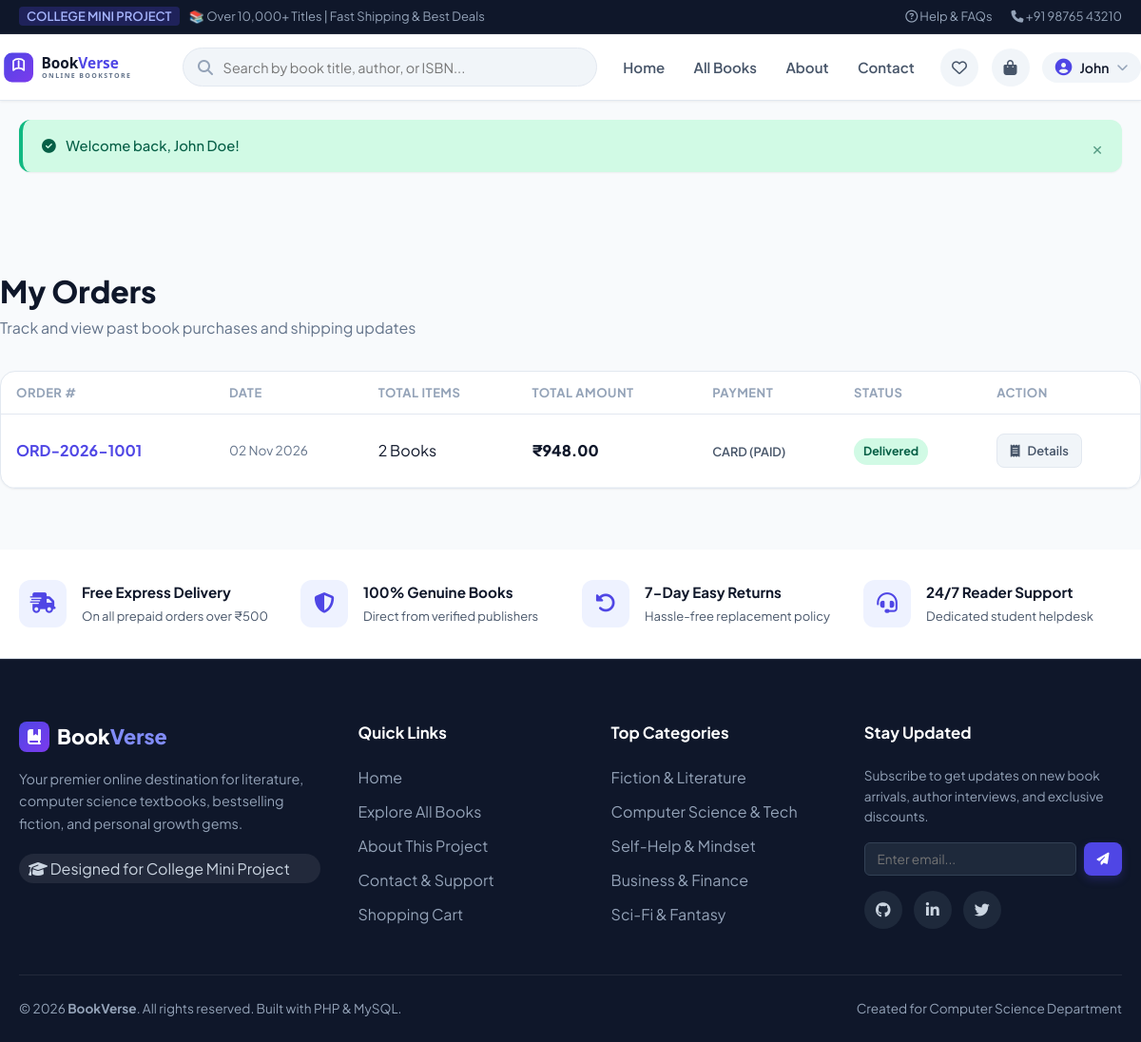
Page /orders.php (signed in) on the committed database.
### tables this page shows
CREATE TABLE `orders` (
  `id` INT AUTO_INCREMENT PRIMARY KEY,
  `user_id` INT NOT NULL,
  `order_number` VARCHAR(50) NOT NULL UNIQUE,
  `full_name` VARCHAR(100) NOT NULL,
  `email` VARCHAR(100) NOT NULL,
  `phone` VARCHAR(20) NOT NULL,
  `address` TEXT NOT NULL,
  `city` VARCHAR(100) NOT NULL,
  `state` VARCHAR(100) NOT NULL,
  `pincode` VARCHAR(20) NOT NULL,
  `payment_method` ENUM('cod', 'card', 'upi') NOT NULL DEFAULT 'cod',
  `payment_status` ENUM('pending', 'paid', 'failed') NOT NULL DEFAULT 'pending',
  `subtotal` DECIMAL(10,2) NOT NULL,
  `shipping_fee` DECIMAL(10,2) NOT NULL DEFAULT 0.00,
  `total_amount` DECIMAL(10,2) NOT NULL,
  `order_status` ENUM('pending', 'processing', 'shipped', 'delivered', 'cancelled') NOT NULL DEFAULT 'pending',
  `notes` TEXT DEFAULT NULL,
  `created_at` TIMESTAMP DEFAULT CURRENT_TIMESTAMP,
  CONSTRAINT `fk_orders_users` FOREIGN KEY (`user_id`) REFERENCES `users` (`id`) ON DELETE CASCADE ON UPDATE CASCADE
);

CREATE TABLE `categories` (
  `id` INT AUTO_INCREMENT PRIMARY KEY,
  `name` VARCHAR(100) NOT NULL,
  `slug` VARCHAR(100) NOT NULL UNIQUE,
  `description` VARCHAR(255) DEFAULT NULL,
  `icon` VARCHAR(50) DEFAULT 'fa-book',
  `created_at` TIMESTAMP DEFAULT CURRENT_TIMESTAMP
);

### config/functions.php (called while the page is built, shortened)
<?php
function isLoggedIn() {
    return isset($_SESSION['user_id']) && !empty($_SESSION['user_id']);
}
function currentUser() {
    return [
        'id'    => $_SESSION['user_id'],
        'name'  => $_SESSION['user_name'] ?? 'User',
        'email' => $_SESSION['user_email'] ?? '',
        'role'  => $_SESSION['user_role'] ?? 'user'
    ];
}
function formatPrice($amount) {
    return '₹' . number_format((float)$amount, 2);
}
function getFlash() {
    if (isset($_SESSION['flash_message'])) {
        $flash = $_SESSION['flash_message'];
        return $flash;
    }
    return null;
}

### orders.php (the view, shortened to what this page needs)
<?php
require_once __DIR__ . '/config/db.php';
require_once __DIR__ . '/config/functions.php';
$userId = $_SESSION['user_id'];
$stmt = $pdo->prepare("SELECT o.*, COUNT(oi.id) as total_items
                      FROM orders o
                      LEFT JOIN order_items oi ON o.id = oi.order_id
                      WHERE o.user_id = ?
                      GROUP BY o.id
                      ORDER BY o.id DESC");
$stmt->execute([$userId]);
$orders = $stmt->fetchAll();
require_once __DIR__ . '/includes/header.php';
?>
<div class="container section">
    <div style="margin-bottom: 2rem;">
        <h1 style="font-size: 2rem; font-weight: 800;">My Orders</h1>
        <p style="color: #64748b;">Track and view past book purchases and shipping updates</p>
    </div>
    <?php if (!empty($orders)): ?>
        <div style="background: #ffffff; border-radius: 16px; border: 1px solid #e2e8f0; overflow: hidden; box-shadow: var(--shadow-sm);">
            <div style="overflow-x: auto;">
                <table class="cart-table">
                    <thead>
                        <tr>
                            <th>Order #</th>
                            <th>Date</th>
                            <th>Total Items</th>
                            <th>Total Amount</th>
                            <th>Payment</th>
                            <th>Status</th>
                            <th>Action</th>
                        </tr>
                    </thead>
                    <tbody>
                        <?php foreach ($orders as $o): ?>
                            <tr>
                                <td>
                                    <strong style="color: #4f46e5;"><?= htmlspecialchars($o['order_number']); ?></strong>
                                </td>
                                <td style="color: #64748b; font-size: 0.85rem;">
                                    <?= date('d M Y', strtotime($o['created_at'])); ?>
                                </td>
                                <td>
                                    <?= (int)$o['total_items']; ?> <?= (int)$o['total_items'] === 1 ? 'Book' : 'Books'; ?>
                                </td>
                                <td style="font-weight: 800; color: #0f172a;">
                                    <?= formatPrice($o['total_amount']); ?>
                                </td>
                                <td>
                                    <span style="font-size: 0.8rem; text-transform: uppercase; font-weight: 600; color: #475569;">
                                        <?= htmlspecialchars($o['payment_method']); ?> (<?= $o['payment_status']; ?>)
                                    </span>
                                </td>
                                <td>
                                    <span class="status-badge status-<?= $o['order_status']; ?>">
                                        <?= ucfirst($o['order_status']); ?>
                                    </span>
                                </td>
                                <td>
                                    <a href="<?= BASE_URL; ?>/order-success.php?id=<?= $o['id']; ?>" class="btn btn-secondary btn-sm">
                                        <i class="fa-solid fa-receipt"></i> Details
                                    </a>
                                </td>
                            </tr>
                        <?php endforeach; ?>
                    </tbody>
                </table>
            </div>
        </div>
    <?php endif; ?>
</div>
<?php require_once __DIR__ . '/includes/footer.php'; ?>

### includes/header.php (shortened to what this page needs)
<?php
require_once __DIR__ . '/../config/functions.php';
$currentUser = currentUser();
$flash = getFlash();
$activePage = $activePage ?? '';
?>
<!DOCTYPE html>
<html lang="en">
<head>
    <link rel="stylesheet" href="https://cdnjs.cloudflare.com/ajax/libs/font-awesome/6.5.1/css/all.min.css" />
    <link rel="stylesheet" href="<?= BASE_URL; ?>/assets/css/style.css">
</head>
<body>
    <div class="top-bar">
        <div class="container top-bar-content">
            <div>
                <span class="top-bar-badge">COLLEGE MINI PROJECT</span>
                <span>📚 Over 10,000+ Titles | Fast Shipping & Best Deals</span>
            </div>
            <div class="top-bar-links">
                <a href="<?= BASE_URL; ?>/contact.php"><i class="fa-regular fa-circle-question"></i> Help & FAQs</a>
                <span><i class="fa-solid fa-phone"></i> +91 98765 43210</span>
            </div>
        </div>
    </div>
    <header class="site-header">
        <div class="container navbar">
            <a href="<?= BASE_URL; ?>/index.php" class="brand-logo">
                <img src="<?= BASE_URL; ?>/assets/images/logo.svg" alt="BookVerse Logo" onerror="this.outerHTML='<div class=\'brand-icon\'><i class=\'fa-solid fa-book-bookmark\'></i></div><span>Book<strong>Verse</strong></span>'">
            </a>
            <div class="header-search">
                <form action="<?= BASE_URL; ?>/books.php" method="GET">
                    <input type="text" name="search" placeholder="Search by book title, author, or ISBN..." value="<?= isset($_GET['search']) ? htmlspecialchars($_GET['search']) : ''; ?>">
                </form>
            </div>
            <ul class="nav-links">
                <li><a href="<?= BASE_URL; ?>/index.php" class="<?= $activePage === 'home' ? 'active' : ''; ?>">Home</a></li>
                <li><a href="<?= BASE_URL; ?>/books.php" class="<?= $activePage === 'books' ? 'active' : ''; ?>">All Books</a></li>
                <li><a href="<?= BASE_URL; ?>/about.php" class="<?= $activePage === 'about' ? 'active' : ''; ?>">About</a></li>
                <li><a href="<?= BASE_URL; ?>/contact.php" class="<?= $activePage === 'contact' ? 'active' : ''; ?>">Contact</a></li>
            </ul>
            <div class="header-actions">
                <a href="<?= BASE_URL; ?>/wishlist.php" class="icon-btn" title="My Wishlist">
                    <i class="fa-regular fa-heart"></i>
                </a>
                <a href="<?= BASE_URL; ?>/cart.php" class="icon-btn" title="Shopping Cart">
                    <i class="fa-solid fa-bag-shopping"></i>
                </a>
                <?php if (isLoggedIn()): ?>
                    <div class="user-menu-wrapper">
                        <button type="button" class="user-menu-btn">
                            <i class="fa-solid fa-circle-user avatar-icon"></i>
                            <span><?= htmlspecialchars(explode(' ', $currentUser['name'])[0]); ?></span>
                            <i class="fa-solid fa-chevron-down" style="font-size: 0.75rem; color: #94a3b8;"></i>
                        </button>
                    </div>
                <?php else: ?>
                    <a href="<?= BASE_URL; ?>/login.php" class="btn btn-outline btn-sm">
                        <i class="fa-solid fa-arrow-right-to-bracket"></i> Sign In
                    </a>
                <?php endif; ?>
            </div>
        </div>
    </header>
    <?php if ($flash): ?>
        <div class="container flash-container">
            <div class="alert alert-<?= htmlspecialchars($flash['type']); ?>">
                <div>
                    <?php if ($flash['type'] === 'success'): ?>
                        <i class="fa-solid fa-circle-check" style="margin-right: 8px;"></i>
                    <?php elseif ($flash['type'] === 'danger'): ?>
                        <i class="fa-solid fa-triangle-exclamation" style="margin-right: 8px;"></i>
                    <?php elseif ($flash['type'] === 'warning'): ?>
                        <i class="fa-solid fa-circle-exclamation" style="margin-right: 8px;"></i>
                    <?php else: ?>
                        <i class="fa-solid fa-circle-info" style="margin-right: 8px;"></i>
                    <?php endif; ?>
                    <?= htmlspecialchars($flash['message']); ?>
                </div>
                <button type="button" class="alert-close">&times;</button>
            </div>
        </div>
    <?php endif; ?>

### includes/footer.php (shortened to what this page needs)
<?php
try {
    $footerCatStmt = $pdo->query("SELECT name, slug FROM categories ORDER BY id ASC LIMIT 5");
    $footerCategories = $footerCatStmt->fetchAll();
} catch (Exception $e) {
    $footerCategories = [];
}
?>
    <section class="features-bar">
        <div class="container">
            <div class="features-grid">
                <div class="feature-box">
                    <div class="feature-icon"><i class="fa-solid fa-truck-fast"></i></div>
                    <div class="feature-info">
                        <h4>Free Express Delivery</h4>
                        <p>On all prepaid orders over ₹500</p>
                    </div>
                </div>
                <div class="feature-box">
                    <div class="feature-icon"><i class="fa-solid fa-shield-halved"></i></div>
                    <div class="feature-info">
                        <h4>100% Genuine Books</h4>
                        <p>Direct from verified publishers</p>
                    </div>
                </div>
                <div class="feature-box">
                    <div class="feature-icon"><i class="fa-solid fa-rotate-left"></i></div>
                    <div class="feature-info">
                        <h4>7-Day Easy Returns</h4>
                        <p>Hassle-free replacement policy</p>
                    </div>
                </div>
                <div class="feature-box">
                    <div class="feature-icon"><i class="fa-solid fa-headset"></i></div>
                    <div class="feature-info">
                        <h4>24/7 Reader Support</h4>
                        <p>Dedicated student helpdesk</p>
                    </div>
                </div>
            </div>
        </div>
    </section>
    <footer class="site-footer">
        <div class="container">
            <div class="footer-grid">
                <div class="footer-col">
                    <div style="display: flex; align-items: center; gap: 0.5rem; margin-bottom: 1rem;">
                        <div class="brand-icon" style="width: 32px; height: 32px; font-size: 1rem;"><i class="fa-solid fa-book-bookmark"></i></div>
                        <h3 style="color: #ffffff; font-size: 1.35rem; font-weight: 800;">Book<span style="color: #818cf8;">Verse</span></h3>
                    </div>
                    <p style="font-size: 0.9rem; line-height: 1.6; margin-bottom: 1.25rem;">
                        Your premier online destination for literature, computer science textbooks, bestselling fiction, and personal growth gems.
                    </p>
                    <div class="college-credit-badge">
                        <i class="fa-solid fa-graduation-cap"></i> Designed for College Mini Project
                    </div>
                </div>
                <div class="footer-col">
                    <h4>Quick Links</h4>
                    <ul class="footer-links">
                        <li><a href="<?= BASE_URL; ?>/index.php">Home</a></li>
                        <li><a href="<?= BASE_URL; ?>/books.php">Explore All Books</a></li>
                        <li><a href="<?= BASE_URL; ?>/about.php">About This Project</a></li>
                        <li><a href="<?= BASE_URL; ?>/contact.php">Contact & Support</a></li>
                        <li><a href="<?= BASE_URL; ?>/cart.php">Shopping Cart</a></li>
                    </ul>
                </div>
                <div class="footer-col">
                    <h4>Top Categories</h4>
                    <ul class="footer-links">
                        <?php foreach ($footerCategories as $fCat): ?>
                            <li><a href="<?= BASE_URL; ?>/books.php?category=<?= urlencode($fCat['slug']); ?>"><?= htmlspecialchars($fCat['name']); ?></a></li>
                        <?php endforeach; ?>
                    </ul>
                </div>
                <div class="footer-col">
                    <h4>Stay Updated</h4>
                    <p style="font-size: 0.85rem; margin-bottom: 1rem;">
                        Subscribe to get updates on new book arrivals, author interviews, and exclusive discounts.
                    </p>
                    <form onsubmit="event.preventDefault(); alert('Thank you for subscribing to BookVerse newsletter!');" style="display: flex; gap: 0.5rem; margin-bottom: 1rem;">
                        <input type="email" required placeholder="Enter email..." style="padding: 0.5rem 0.8rem; border-radius: 6px; border: 1px solid #334155; background: #1e293b; color: #fff; font-size: 0.85rem; width: 100%;">
                        <button type="submit" class="btn btn-primary btn-sm"><i class="fa-solid fa-paper-plane"></i></button>
                    </form>
                    <div style="display: flex; gap: 0.75rem;">
                        <a href="#" class="icon-btn" style="background: #1e293b; color: #cbd5e1;"><i class="fa-brands fa-github"></i></a>
                        <a href="#" class="icon-btn" style="background: #1e293b; color: #cbd5e1;"><i class="fa-brands fa-linkedin-in"></i></a>
                        <a href="#" class="icon-btn" style="background: #1e293b; color: #cbd5e1;"><i class="fa-brands fa-twitter"></i></a>
                    </div>
                </div>
            </div>
            <div class="footer-bottom">
                <div>
                    &copy; <?= date('Y'); ?> <strong>BookVerse</strong>. All rights reserved. Built with PHP &amp; MySQL.
                </div>
                <div style="display: flex; gap: 1.5rem;">
                    <span>Created for Computer Science Department</span>
                </div>
            </div>
        </div>
    </footer>
</body>
</html>

### rows in the picture
orders: full_name "John", order_number "ORD-2026-1001", created_at "02 Nov 2026", total_items "2", total_amount "₹948.00", payment_method "CARD", payment_status "PAID", order_status "Delivered"
categories: name "Fiction & Literature"
categories: name "Computer Science & Tech"
categories: name "Self-Help & Mindset"
categories: name "Business & Finance"
categories: name "Sci-Fi & Fantasy"

### other values in the picture
$flash['message'] "Welcome back, John Doe!"
